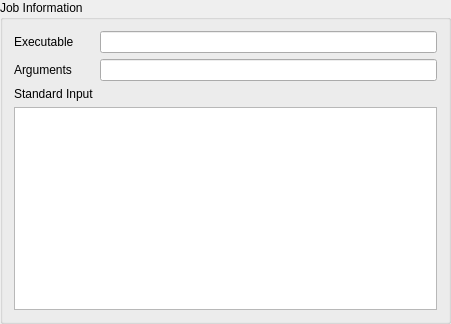
<?xml version="1.0" encoding="UTF-8"?>
<ui version="4.0">
 <class>ExecuteGeneratorBox</class>
 <widget class="QGroupBox" name="ExecuteGeneratorBox">
  <property name="geometry">
   <rect>
    <x>0</x>
    <y>0</y>
    <width>451</width>
    <height>324</height>
   </rect>
  </property>
  <property name="sizePolicy">
   <sizepolicy hsizetype="Preferred" vsizetype="Preferred">
    <horstretch>0</horstretch>
    <verstretch>0</verstretch>
   </sizepolicy>
  </property>
  <property name="windowTitle">
   <string>Executor</string>
  </property>
  <property name="title">
   <string>Job Information</string>
  </property>
  <layout class="QVBoxLayout" name="verticalLayout">
   <item>
    <layout class="QHBoxLayout" name="title_layout">
     <item>
      <widget class="QLabel" name="executable_label">
       <property name="sizePolicy">
        <sizepolicy hsizetype="Fixed" vsizetype="Preferred">
         <horstretch>0</horstretch>
         <verstretch>0</verstretch>
        </sizepolicy>
       </property>
       <property name="minimumSize">
        <size>
         <width>80</width>
         <height>0</height>
        </size>
       </property>
       <property name="text">
        <string>Executable</string>
       </property>
      </widget>
     </item>
     <item>
      <widget class="QLineEdit" name="executable">
       <property name="sizePolicy">
        <sizepolicy hsizetype="Expanding" vsizetype="Fixed">
         <horstretch>0</horstretch>
         <verstretch>0</verstretch>
        </sizepolicy>
       </property>
       <property name="toolTip">
        <string>The path to the program to execute.</string>
       </property>
      </widget>
     </item>
    </layout>
   </item>
   <item>
    <layout class="QHBoxLayout" name="file_layout">
     <item>
      <widget class="QLabel" name="args_label">
       <property name="sizePolicy">
        <sizepolicy hsizetype="Fixed" vsizetype="Preferred">
         <horstretch>0</horstretch>
         <verstretch>0</verstretch>
        </sizepolicy>
       </property>
       <property name="minimumSize">
        <size>
         <width>80</width>
         <height>0</height>
        </size>
       </property>
       <property name="text">
        <string>Arguments</string>
       </property>
      </widget>
     </item>
     <item>
      <widget class="QLineEdit" name="args">
       <property name="sizePolicy">
        <sizepolicy hsizetype="Expanding" vsizetype="Fixed">
         <horstretch>0</horstretch>
         <verstretch>0</verstretch>
        </sizepolicy>
       </property>
       <property name="toolTip">
        <string>Optional arguments. You can substitute any key of the context like -file {job.file}</string>
       </property>
      </widget>
     </item>
    </layout>
   </item>
   <item>
    <widget class="QLabel" name="stdincmd_label">
     <property name="text">
      <string>Standard Input</string>
     </property>
    </widget>
   </item>
   <item>
    <widget class="QTextEdit" name="stdincmd">
     <property name="toolTip">
      <string>An optional command to pipe into the program via stdin. {job.file} would be substituted to the actual file to process.</string>
     </property>
    </widget>
   </item>
  </layout>
 </widget>
 <resources/>
 <connections/>
</ui>
